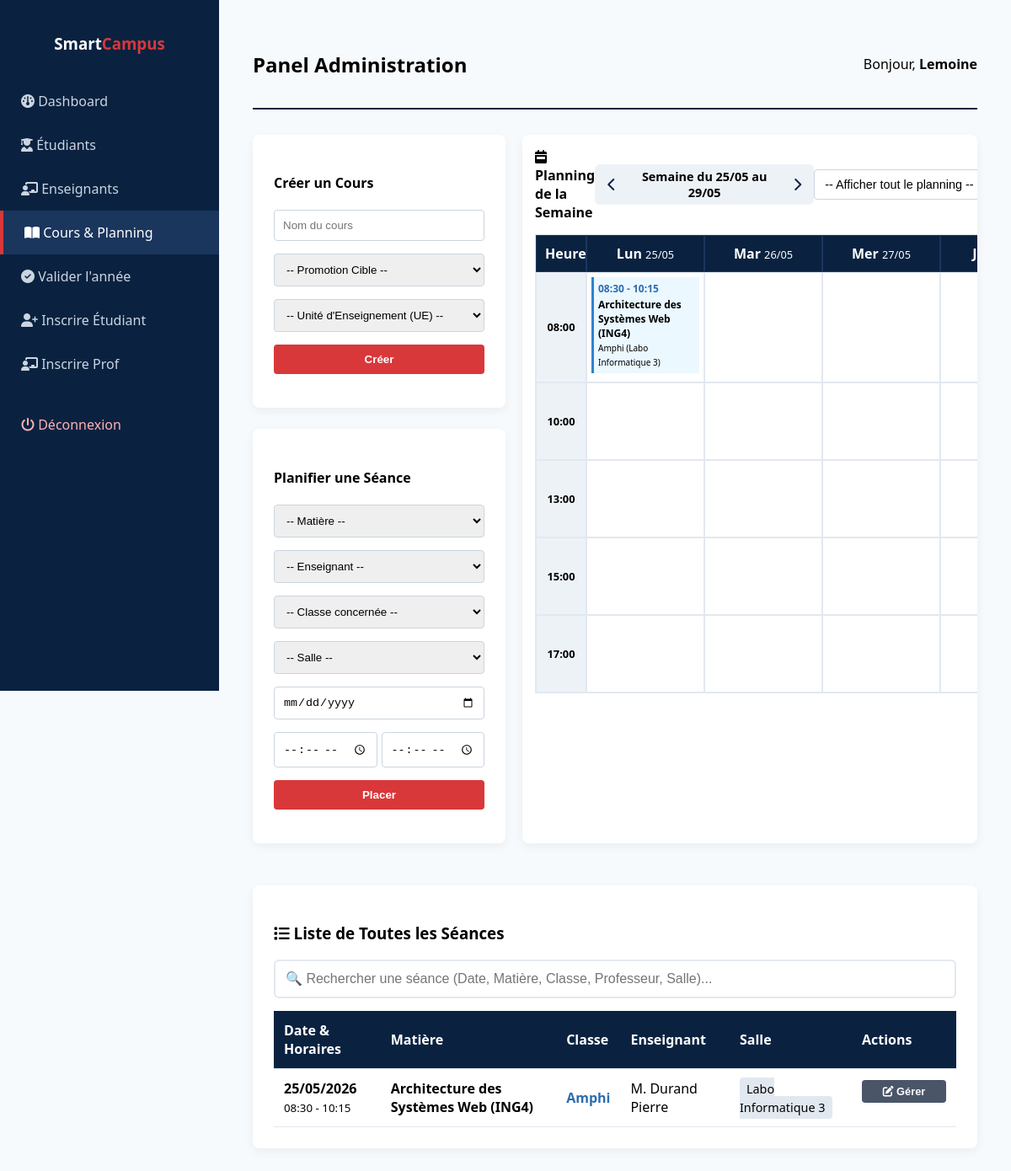
Screenshot of /dashboard_admin.php?week=0 (signed in) with the database file from the repository.
### tables this page shows
CREATE TABLE `sessions_cours` (
  `id` int(11) NOT NULL,
  `cours_id` int(11) NOT NULL,
  `enseignant_id` int(11) NOT NULL,
  `salle_id` int(11) NOT NULL,
  `date_cours` date NOT NULL,
  `heure_debut` time NOT NULL,
  `heure_fin` time NOT NULL,
  `groupe_td_id` int(11) DEFAULT NULL
);

CREATE TABLE `cours` (
  `id` int(11) NOT NULL,
  `ue_id` int(11) NOT NULL,
  `nom_cours` varchar(150) NOT NULL,
  `cours_prerequis_id` int(11) DEFAULT NULL
);

CREATE TABLE `salles` (
  `id` int(11) NOT NULL,
  `nom_salle` varchar(50) NOT NULL,
  `type_salle` enum('Amphi','TD','TP') NOT NULL,
  `capacite_max` int(11) NOT NULL
);

CREATE TABLE `utilisateurs` (
  `id` int(11) NOT NULL,
  `email` varchar(150) NOT NULL,
  `mot_de_pass` varchar(255) NOT NULL,
  `nom` varchar(100) NOT NULL,
  `prenom` varchar(100) NOT NULL,
  `role` enum('etudiant','enseignant','admin') NOT NULL,
  `date_creation` timestamp NOT NULL DEFAULT CURRENT_TIMESTAMP
);

### dashboard_admin.php (the view, shortened to what this page needs)
<?php
require_once 'config.php';
try {
    $promos = $pdo->query("SELECT id FROM promotions")->fetchAll();
    foreach ($promos as $p) {
        $p_id = $p['id'];
        $amphi_count = $pdo->query("SELECT COUNT(*) FROM amphis WHERE promotion_id = $p_id")->fetchColumn();
        if ($amphi_count == 0) {
            for ($i = 1; $i <= 3; $i++) {
                $pdo->prepare("INSERT INTO amphis (nom, promotion_id) VALUES (?, ?)")->execute(["Amphi " . $i, $p_id]);
                $amphi_id = $pdo->lastInsertId();
                $start_td = ($i - 1) * 2 + 1;
                for ($j = $start_td; $j <= $start_td + 1; $j++) {
                    $pdo->prepare("INSERT INTO groupes_td (nom, amphi_id) VALUES (?, ?)")->execute(["TD" . $j, $amphi_id]);
                }
            }
        }
    }
} catch (Exception $e) {  }
try {
    $week_offset = isset($_GET['week']) ? intval($_GET['week']) : 0;
    $monday = new DateTime('monday this week');
    $start_date = $monday->format('Y-m-d');
    $end_date = (clone $monday)->modify('+6 days')->format('Y-m-d');
    $schedule_sessions = $pdo->prepare("SELECT s.*, c.nom_cours, u.nom AS prof_nom, u.prenom AS prof_prenom, sl.nom_salle, g.nom AS groupe_nom, p.nom_promotion
                                        FROM sessions_cours s
                                        JOIN cours c ON s.cours_id = c.id
                                        JOIN utilisateurs u ON s.enseignant_id = u.id
                                        JOIN salles sl ON s.salle_id = sl.id
                                        LEFT JOIN groupes_td g ON s.groupe_td_id = g.id
                                        LEFT JOIN amphis a ON g.amphi_id = a.id
                                        LEFT JOIN promotions p ON a.promotion_id = p.id
                                        WHERE s.date_cours >= ? AND s.date_cours <= ?
                                        ORDER BY s.date_cours ASC, s.heure_debut ASC");
    $schedule_sessions->execute([$start_date, $end_date]);
    $schedule_sessions = $schedule_sessions->fetchAll();
    $all_sessions_list = $pdo->query("SELECT s.*, c.nom_cours, u.nom AS prof_nom, u.prenom AS prof_prenom, sl.nom_salle, g.nom AS groupe_nom, p.nom_promotion FROM sessions_cours s JOIN cours c ON s.cours_id = c.id JOIN utilisateurs u ON s.enseignant_id = u.id JOIN salles sl ON s.salle_id = sl.id LEFT JOIN groupes_td g ON s.groupe_td_id = g.id LEFT JOIN amphis a ON g.amphi_id = a.id LEFT JOIN promotions p ON a.promotion_id = p.id ORDER BY s.date_cours DESC, s.heure_debut DESC")->fetchAll();
} catch (PDOException $e) {
    $msg_status = "<div class='alert error'>Erreur : " . $e->getMessage() . "</div>";
}
?>
<!DOCTYPE html>
<html lang="fr">
<head>
    <link rel="stylesheet" href="https://cdnjs.cloudflare.com/ajax/libs/font-awesome/6.4.0/css/all.min.css">
</head>
<body>
<div class="sidebar">
    <h3>Smart<span>Campus</span></h3>
    <ul class="sidebar-menu">
        <li><a id="btn-dashboard" class="active" onclick="switchTab('dashboard')"><i class="fa-solid fa-gauge"></i> Dashboard</a></li>
        <li><a id="btn-students" onclick="switchTab('students')"><i class="fa-solid fa-user-graduate"></i> Étudiants</a></li>
        <li><a id="btn-teachers" onclick="switchTab('teachers')"><i class="fa-solid fa-chalkboard-user"></i> Enseignants</a></li>
        <li><a id="btn-courses_schedule" onclick="switchTab('courses_schedule')"><i class="fa-solid fa-book-open"></i> Cours & Planning</a></li>
        <li><a id="btn-validation_annee" onclick="switchTab('validation_annee')"><i class="fa-solid fa-circle-check"></i> Valider l'année</a></li>
        <li><a id="btn-inscription" onclick="switchTab('inscription')"><i class="fa-solid fa-user-plus"></i> Inscrire Étudiant</a></li>
        <li><a id="btn-inscription_prof" onclick="switchTab('inscription_prof')"><i class="fa-solid fa-chalkboard-user"></i> Inscrire Prof</a></li>
        <li><a href="deconnexion.php" style="color:#FEB2B2; margin-top:20px;"><i class="fa-solid fa-power-off"></i> Déconnexion</a></li>
    </ul>
</div>
<div class="main-content">
    <div class="header-panel">
        <h2>Panel Administration</h2>
        <span>Bonjour, <strong><?php echo htmlspecialchars($_SESSION['user_nom']); ?></strong></span>
    </div>
    <div id="tab-courses_schedule" class="tab-content">
        <div class="schedule-container">
            <div class="schedule-form">
                <div class="card">
                    <h4>Créer un Cours</h4>
                    <form method="POST">
                        <input type="text" name="nom_cours" required placeholder="Nom du cours">
                        <select name="promotion_id" required>
                            <option value="">-- Promotion Cible --</option>
                        </select>
                        <select name="ue_id" required>
                            <option value="">-- Unité d'Enseignement (UE) --</option>
                        </select>
                        <button type="submit" name="creer_cours">Créer</button>
                    </form>
                </div>
                <div class="card">
                    <h4>Planifier une Séance</h4>
                    <form method="POST">
                        <select name="cours_id" required>
                            <option value="">-- Matière --</option>
                        </select>
                        <select name="enseignant_id" required>
                            <option value="">-- Enseignant --</option>
                        </select>
                        <select name="cible_cours" required>
                            <option value="">-- Classe concernée --</option>
                        </select>
                        <select name="salle_id" required>
                            <option value="">-- Salle --</option>
                        </select>
                        <input type="date" name="date_cours" required>
                        <div style="display:flex; gap:5px;">
                            <input type="time" name="heure_debut" required>
                            <input type="time" name="heure_fin" required>
                        </div>
                        <button type="submit" name="planifier_session">Placer</button>
                    </form>
                </div>
            </div>
            <div class="schedule-grid-wrapper card">
                <div style="display:flex; justify-content:space-between; align-items:center; margin-bottom: 15px;">
                    <h4 style="margin:0;"><i class="fa-solid fa-calendar-week"></i> Planning de la Semaine</h4>
                    <div style="display:flex; align-items:center; gap:15px; background:#EDF2F7; padding:5px 15px; border-radius:6px;">
                        <a href="?week=<?php echo $week_offset - 1; ?>" class="btn-nav-week" title="Semaine précédente" style="color:var(--bleu-ecole); text-decoration:none;"><i class="fa-solid fa-chevron-left"></i></a>
                        <span style="font-weight:bold; font-size:0.9em; min-width:180px; text-align:center;">
                            Semaine du <?php echo $monday->format('d/m'); ?> au <?php echo (clone $monday)->modify('+4 days')->format('d/m'); ?>
                        </span>
                        <a href="?week=<?php echo $week_offset + 1; ?>" class="btn-nav-week" title="Semaine suivante" style="color:var(--bleu-ecole); text-decoration:none;"><i class="fa-solid fa-chevron-right"></i></a>
                    </div>
                    <select id="scheduleFilter" onchange="applyScheduleFilter()" style="width: 280px; padding: 8px; border: 1px solid #CBD5E0; border-radius: 4px; margin:0; font-size:0.9em; background:white;">
                        <option value="ALL">-- Afficher tout le planning --</option>
                    </select>
                </div>
                <div class="weekly-grid">
                    <div class="grid-header">Heures</div>
                    <?php
                    $days_names = ['Lun', 'Mar', 'Mer', 'Jeu', 'Ven'];
                    for($i=0; $i<5; $i++):
                        $current_day = clone $monday;
                        if($i > 0) $current_day->modify("+$i days");
                    ?>
                        <div class="grid-header"><?php echo $days_names[$i] . ' <span style="font-weight:normal;font-size:0.8em;">' . $current_day->format('d/m') . '</span>'; ?></div>
                    <?php endfor; ?>
                    <?php $slots = ["08:00", "10:00", "13:00", "15:00", "17:00"];
                    foreach($slots as $slot):
                        $slot_hour = intval(substr($slot, 0, 2));
                    ?>
                        <div class="time-slot"><?php echo $slot; ?></div>
                        <?php for($day=1; $day<=5; $day++): ?>
                            <div class="day-slot">
                                <?php foreach($schedule_sessions as $sess):
                                    $hour = intval(substr($sess['heure_debut'], 0, 2));
                                    $is_in_slot = false;
                                    if ($slot_hour == 8 && $hour >= 8 && $hour < 10) $is_in_slot = true;
                                    elseif ($slot_hour == 10 && $hour >= 10 && $hour < 13) $is_in_slot = true;
                                    elseif ($slot_hour == 13 && $hour >= 13 && $hour < 15) $is_in_slot = true;
                                    elseif ($slot_hour == 15 && $hour >= 15 && $hour < 17) $is_in_slot = true;
                                    elseif ($slot_hour == 17 && $hour >= 17) $is_in_slot = true;
                                    if(date('N', strtotime($sess['date_cours'])) == $day && $is_in_slot):
                                        $className = $sess['groupe_nom'] ? $sess['nom_promotion'].' - '.$sess['groupe_nom'] : 'Amphi '.$sess['nom_promotion'];
                                        $profName = $sess['prof_nom'].' '.$sess['prof_prenom'];
                                    ?>
                                    <div class="session-item" style="cursor:pointer;"
                                         data-class="CLASS_<?php echo htmlspecialchars($className); ?>"
                                         data-prof="PROF_<?php echo htmlspecialchars('M. '.$profName); ?>"
                                         data-cours="COURS_<?php echo htmlspecialchars($sess['nom_cours']); ?>"
                                         data-json="<?php echo htmlspecialchars(json_encode($sess), ENT_QUOTES, 'UTF-8'); ?>"
                                         onclick="openEditSessionModal(JSON.parse(this.getAttribute('data-json')))">
                                        <span class="session-time"><?php echo substr($sess['heure_debut'],0,5).' - '.substr($sess['heure_fin'],0,5); ?></span>
                                        <strong><?php echo htmlspecialchars($sess['nom_cours']); ?></strong><br>
                                        <small><?php echo htmlspecialchars($className); ?> (<?php echo htmlspecialchars($sess['nom_salle']); ?>)</small>
                                    </div>
                                <?php endif; endforeach; ?>
                            </div>
                        <?php endfor; ?>
                    <?php endforeach; ?>
                </div>
            </div>
        </div>
        <div class="card" style="margin-top: 25px;">
            <h3><i class="fa-solid fa-list"></i> Liste de Toutes les Séances</h3>
            <input type="text" id="searchSessionInput" placeholder="🔍 Rechercher une séance (Date, Matière, Classe, Professeur, Salle)..." onkeyup="filterSessions()" style="padding: 12px; width: 100%; box-sizing: border-box; font-size: 1em; border: 2px solid #E2E8F0; border-radius: 6px; margin-bottom: 15px;">
            <table id="sessionsTable">
                <thead>
                    <tr><th>Date & Horaires</th><th>Matière</th><th>Classe</th><th>Enseignant</th><th>Salle</th><th>Actions</th></tr>
                </thead>
                <tbody>
                    <?php foreach($all_sessions_list as $sess): ?>
                    <tr>
                        <td>
                            <strong><?php echo date('d/m/Y', strtotime($sess['date_cours'])); ?></strong><br>
                            <small><?php echo substr($sess['heure_debut'],0,5).' - '.substr($sess['heure_fin'],0,5); ?></small>
                        </td>
                        <td><strong><?php echo htmlspecialchars($sess['nom_cours']); ?></strong></td>
                        <td><span style="color:#2B6CB0; font-weight:bold;"><?php echo htmlspecialchars($sess['groupe_nom'] ? $sess['nom_promotion'].' - '.$sess['groupe_nom'] : 'Amphi '.$sess['nom_promotion']); ?></span></td>
                        <td>M. <?php echo htmlspecialchars($sess['prof_nom'].' '.$sess['prof_prenom']); ?></td>
                        <td><span style="background:#E2E8F0; padding:4px 8px; border-radius:4px; font-size: 0.9em;"><?php echo htmlspecialchars($sess['nom_salle']); ?></span></td>
                        <td style="width: 100px;">
                            <button class="btn-edit"
                                    data-json="<?php echo htmlspecialchars(json_encode($sess), ENT_QUOTES, 'UTF-8'); ?>"
                                    onclick="openEditSessionModal(JSON.parse(this.getAttribute('data-json')))">
                                <i class="fa-solid fa-pen-to-square"></i> Gérer
                            </button>
                        </td>
                    </tr>
                    <?php endforeach; ?>
                </tbody>
            </table>
        </div>
    </div>
</div>
</body>
</html>

### rows the page displays
sessions_cours: heure_debut "08:30", heure_fin "10:15", cours.nom_cours "Architecture des Systèmes Web (ING4)", className "Amphi", salle.nom_salle "Labo Informatique 3", date_cours "25/05/2026", nom_promotion "Amphi", enseignant.prenom "Durand Pierre"

### other values shown
$_SESSION['user_nom'] "Lemoine"
$monday->format('d/m') "25/05"
$days_names[$i] "Lun"
$current_day->format('d/m') "25/05"
$days_names[$i] "Mar"
$current_day->format('d/m') "26/05"
$days_names[$i] "Mer"
$current_day->format('d/m') "27/05"
$slot "08:00"
$slot "10:00"
$slot "13:00"
$slot "15:00"
$slot "17:00"
